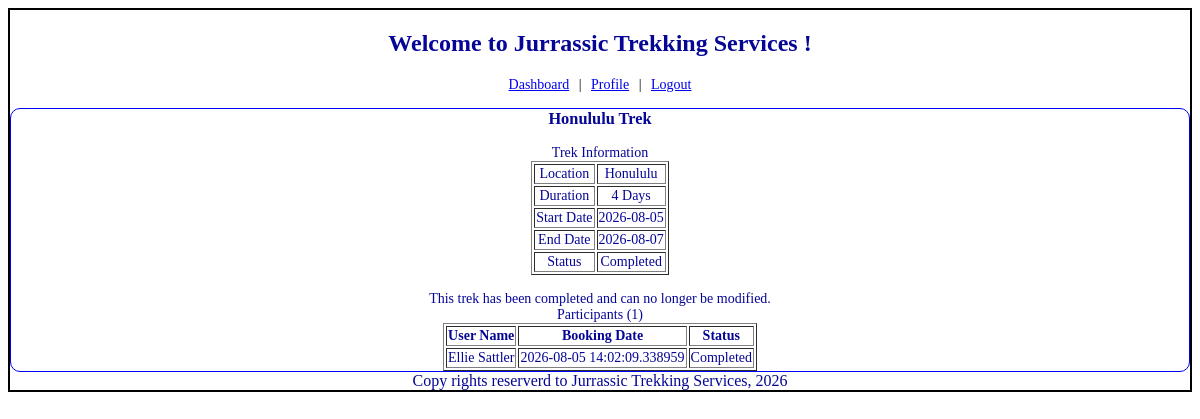
Screenshot of /staff/trek/2 (signed in) with the database file from the repository.
### models.py (models this page shows)
class trek(db.Model):
    trek_id = db.Column(db.Integer, primary_key=True)
    trek_name = db.Column(db.String, nullable=False)
    location = db.Column(db.String, nullable=False)
    difficulty = db.Column(db.String, nullable=False)
    duration_days = db.Column(db.Integer, nullable=False)
    start_date = db.Column(db.Date, nullable=False)
    end_date = db.Column(db.Date, nullable=False)
    available_slots = db.Column(db.Integer, nullable=False)
    assigned_staff_id = db.Column(db.Integer, db.ForeignKey('staff_profile.staff_id'))
    status = db.Column(db.String, nullable=False, default="Pending")
    created_at = db.Column(db.DateTime, nullable=False, default=datetime.utcnow)
    bookings = db.relationship('booking', backref='trek', lazy=True)

class booking(db.Model):
    booking_id = db.Column(db.Integer, primary_key=True)
    trekker_id = db.Column(db.Integer, db.ForeignKey('trekker.trekker_id'), nullable=False)
    trek_id = db.Column(db.Integer, db.ForeignKey('trek.trek_id'), nullable=False)
    booking_date = db.Column(db.DateTime, nullable=False, default=datetime.utcnow)
    booking_status = db.Column(db.String, nullable=False, default="Booked")
    payment_status = db.Column(db.String, nullable=False, default="Unpaid")
    trek_history = db.relationship(
        'trek_history', backref='booking', uselist=False, cascade="all, delete-orphan"
    )

class user(db.Model):
    user_id = db.Column(db.Integer, primary_key=True)
    full_name = db.Column(db.String, nullable=False)  # changed True -> False, signup form now always collects this
    email = db.Column(db.String, unique=True, nullable=False)
    password = db.Column(db.String, nullable=False)
    role = db.Column(db.String, nullable=False)
    status = db.Column(db.String, nullable=False , default="Active")
    created_at = db.Column(db.DateTime, nullable=False, default=datetime.utcnow)
    staff_profile = db.relationship(
        'staff_profile', backref='user', uselist=False, cascade="all, delete-orphan"
    )
    trekker = db.relationship(
        'trekker', backref='user', uselist=False, cascade="all, delete-orphan"
    )

### controller.py (the view, shortened to what this page needs)
@app.route("/staff/trek/<int:trek_id>", methods=["GET","POST"])
def staff_trek(trek_id):
  if session.get('role') != 'Staff':
    return redirect(url_for('signin'))
  this_trek = trek.query.get(trek_id)
  my_profile = staff_profile.query.filter_by(user_id=session['uid']).first()
  if not this_trek or not my_profile or this_trek.assigned_staff_id != my_profile.staff_id:
    return redirect(url_for('staff_dashboard'))
  return render_template("staff_trek.html", this_trek=this_trek)

### templates/staff_trek.html
{% extends "base.html" %}
{% block content %}
    <div class="navlinks">
        <a href="/staff/">Dashboard</a> |
        <a href="/staff/profile">Profile</a> |
        <a href="/logout">Logout</a>
    </div>
    <div class="dashboard-form">
        <h3 class="center">{{this_trek.trek_name}}</h3><br>
        <table class="center" name="Trek Info" border="1">
        <caption>Trek Information</caption>
        <tr><td>Location</td><td>{{this_trek.location}}</td></tr>
        <tr><td>Duration</td><td>{{this_trek.duration_days}} Days</td></tr>
        <tr><td>Start Date</td><td>{{this_trek.start_date}}</td></tr>
        <tr><td>End Date</td><td>{{this_trek.end_date}}</td></tr>
        <tr><td>Status</td><td>{{this_trek.status}}</td></tr>
        </table>
        <br>
        {% if this_trek.status != "Completed" %}
        <form method="POST" action="/staff/trek/{{this_trek.trek_id}}">
        <table class="center">
        <tr>
            <td><label>Available Slots :</label></td>
            <td><input type="text" name="available_slots" value="{{this_trek.available_slots}}"></td>
        </tr>
        <tr>
            <td><label>Status :</label></td>
            <td>
                <select name="status">
                    {% for st in ['Open','Closed','Ongoing','Completed'] %}
                    <option value="{{st}}" {{'selected' if this_trek.status==st}}>{{st}}</option>
                    {% endfor %}
                </select>
            </td>
        </tr>
        <tr>
            <td><input type="submit" value="Update Trek"></td>
        </tr>
        </table>
        </form>
        {% else %}
        <p class = "center">This trek has been completed and can no longer be modified.</p>
        {% endif %}
        <table class="center" name="Participants" border="1">
        <caption>Participants ({{this_trek.bookings|length}})</caption>
        <tr>
            <th>User Name</th>
            <th>Booking Date</th>
            <th>Status</th>
        </tr>
        {% for b in this_trek.bookings %}
        <tr>
            <td>{{b.trekker.user.full_name}}</td>
            <td>{{b.booking_date}}</td>
            <td>{{b.booking_status}}</td>
        </tr>
        {% else %}
        <tr><td colspan="3">No participants yet</td></tr>
        {% endfor %}
        </table>
    </div>
{% endblock %}

### static/main.css (style rules this page uses)
.center { text-align: center; margin: auto; color: rgb(5 , 5 , 150); }
.dashboard-form { border: 1px solid blue; margin: auto; border-radius: 10px; font-size: 14px; text-align: justify; }
.navlinks { text-align: center; margin-bottom: 15px; font-size: 14px; }
.navlinks a { margin: 0 6px; }

### rows the page displays
trek: trek_name "Honululu Trek", location "Honululu", duration_days "4", start_date "2026-08-05", end_date "2026-08-07", status "Completed"
booking: trekker.user.full_name "Ellie Sattler", booking_date "2026-08-05 14:02:09.338959", booking_status "Completed"

### other values shown
{{ this_trek.bookings|length }} "1"
